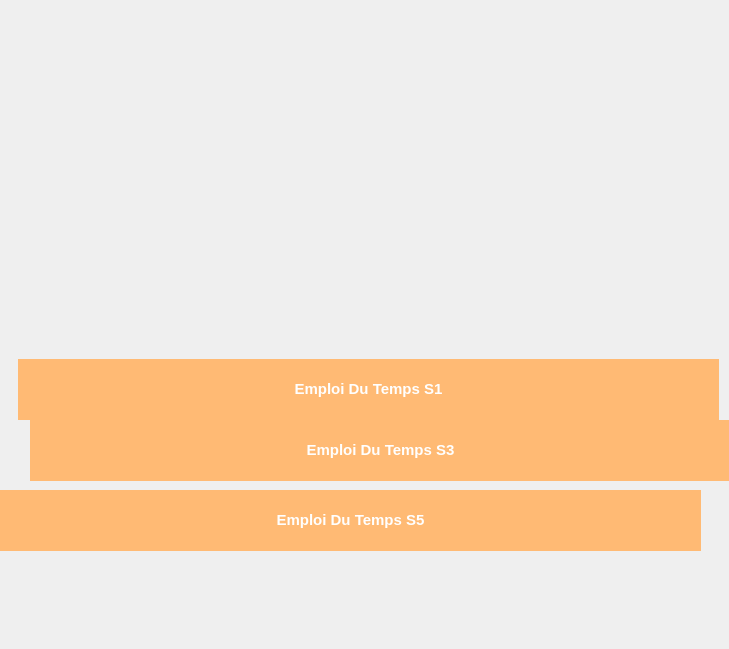
        <widget class="QWidget" name="scrollAreaWidgetContents">
         <property name="geometry">
          <rect>
           <x>0</x>
           <y>0</y>
           <width>729</width>
           <height>649</height>
          </rect>
         </property>
         <widget class="QLabel" name="label_76">
          <property name="geometry">
           <rect>
            <x>10</x>
            <y>10</y>
            <width>701</width>
            <height>281</height>
           </rect>
          </property>
          <property name="styleSheet">
           <string notr="true">border-image: url(:/assets/emploi_du_temp_s1.png);</string>
          </property>
          <property name="text">
           <string/>
          </property>
         </widget>
         <widget class="QLabel" name="label_78">
          <property name="geometry">
           <rect>
            <x>20</x>
            <y>300</y>
            <width>661</width>
            <height>321</height>
           </rect>
          </property>
          <property name="styleSheet">
           <string notr="true">border-image: url(:/assets/emploi_du_temp_s3.png);</string>
          </property>
          <property name="text">
           <string/>
          </property>
         </widget>
         <widget class="QLabel" name="label_77">
          <property name="geometry">
           <rect>
            <x>690</x>
            <y>480</y>
            <width>701</width>
            <height>281</height>
           </rect>
          </property>
          <property name="styleSheet">
           <string notr="true">border-image: url(:/assets/emploi_du_temp_s5.png);</string>
          </property>
          <property name="text">
           <string/>
          </property>
         </widget>
         <widget class="QLabel" name="label_47">
          <property name="geometry">
           <rect>
            <x>18</x>
            <y>359</y>
            <width>701</width>
            <height>61</height>
           </rect>
          </property>
          <property name="styleSheet">
           <string notr="true">color: rgb(255, 255, 255);
background-color: rgb(255, 186, 116);</string>
          </property>
          <property name="text">
           <string>&lt;html&gt;&lt;head/&gt;&lt;body&gt;&lt;p align=&quot;center&quot;&gt;&lt;span style=&quot; font-size:11pt; font-weight:700;&quot;&gt;Emploi Du Temps S1&lt;/span&gt;&lt;/p&gt;&lt;/body&gt;&lt;/html&gt;</string>
          </property>
         </widget>
         <widget class="QLabel" name="label_79">
          <property name="geometry">
           <rect>
            <x>0</x>
            <y>490</y>
            <width>701</width>
            <height>61</height>
           </rect>
          </property>
          <property name="styleSheet">
           <string notr="true">background-color: rgb(255, 186, 116);
color: rgb(255, 255, 255);</string>
          </property>
          <property name="text">
           <string>&lt;html&gt;&lt;head/&gt;&lt;body&gt;&lt;p align=&quot;center&quot;&gt;&lt;span style=&quot; font-size:11pt; font-weight:700;&quot;&gt;Emploi Du Temps S5&lt;/span&gt;&lt;/p&gt;&lt;/body&gt;&lt;/html&gt;</string>
          </property>
         </widget>
         <widget class="QLabel" name="label_80">
          <property name="geometry">
           <rect>
            <x>30</x>
            <y>420</y>
            <width>701</width>
            <height>61</height>
           </rect>
          </property>
          <property name="styleSheet">
           <string notr="true">background-color: rgb(255, 186, 116);
color: rgb(255, 255, 255);</string>
          </property>
          <property name="text">
           <string>&lt;html&gt;&lt;head/&gt;&lt;body&gt;&lt;p align=&quot;center&quot;&gt;&lt;span style=&quot; font-size:11pt; font-weight:700;&quot;&gt;Emploi Du Temps S3&lt;/span&gt;&lt;/p&gt;&lt;/body&gt;&lt;/html&gt;</string>
          </property>
         </widget>
        </widget>
